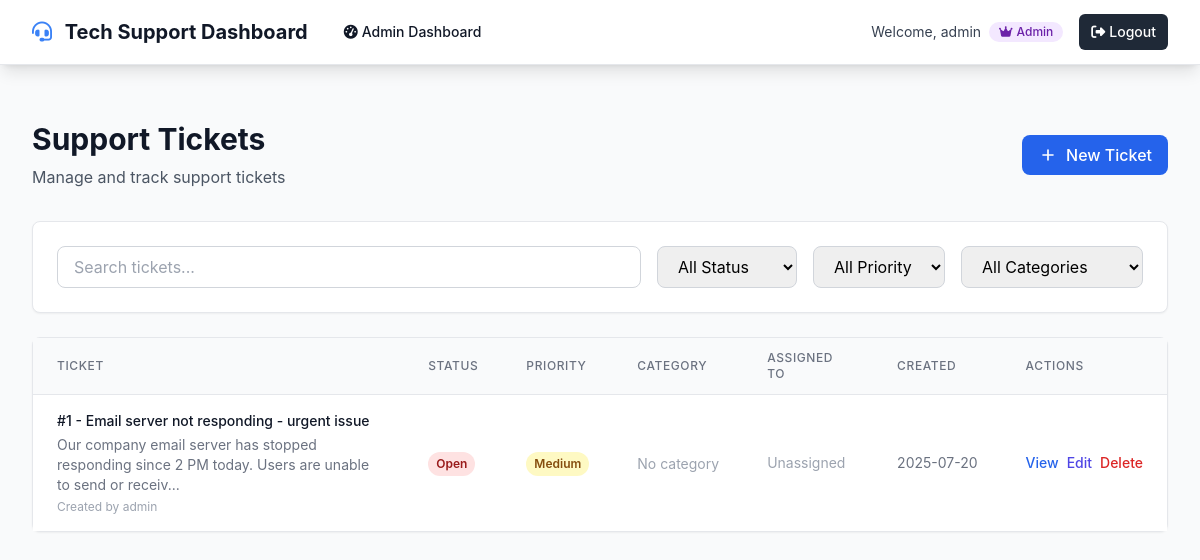
Screenshot of /tickets (signed in) with the database file from the repository.
### tables this page shows
CREATE TABLE users (
            id INTEGER PRIMARY KEY AUTOINCREMENT,
            username TEXT UNIQUE NOT NULL,
            email TEXT UNIQUE NOT NULL,
            password_hash TEXT NOT NULL,
            role TEXT NOT NULL DEFAULT 'agent',
            created_at TIMESTAMP DEFAULT CURRENT_TIMESTAMP
        );

CREATE TABLE tickets (
            id INTEGER PRIMARY KEY AUTOINCREMENT,
            title TEXT NOT NULL,
            description TEXT NOT NULL,
            status TEXT NOT NULL DEFAULT 'open',
            priority TEXT NOT NULL DEFAULT 'medium',
            category_id INTEGER,
            created_by INTEGER NOT NULL,
            assigned_to INTEGER,
            created_at TIMESTAMP DEFAULT CURRENT_TIMESTAMP,
            updated_at TIMESTAMP DEFAULT CURRENT_TIMESTAMP,
            resolved_at TIMESTAMP,
            FOREIGN KEY (category_id) REFERENCES categories (id),
            FOREIGN KEY (created_by) REFERENCES users (id),
            FOREIGN KEY (assigned_to) REFERENCES users (id)
        );

### tickets.py (the view)
@tickets_bp.route('/tickets')
@login_required
def ticket_list():
    try:
        if current_user.is_admin():
            tickets = Ticket.get_all(user_role='admin')
        else:
            tickets = Ticket.get_all(user_role='agent', user_id=current_user.id)
        categories = Category.get_all()
        return render_template('tickets/ticket_list.html', tickets=tickets, categories=categories)
    except Exception as e:
        flash(f'Error loading tickets: {str(e)}', 'error')
        return redirect(url_for('dashboard'))

### database.py (called while the page is built)
def get_db_connection():
    conn = sqlite3.connect('instance/database.db')
    conn.row_factory = sqlite3.Row
    return conn

### models.py (called while the page is built)
    @staticmethod
    def get(user_id):
        conn = get_db_connection()
        user_data = conn.execute(
            'SELECT * FROM users WHERE id = ?', (user_id,)
        ).fetchone()
        conn.close()
        if user_data:
            return User(
                id=user_data['id'],
                username=user_data['username'],
                email=user_data['email'],
                role=user_data['role']
            )
        return None

    def is_admin(self):
        return self.role == 'admin'

### ticket_models.py (called while the page is built, shortened)
    @staticmethod
    def get_all(user_role=None, user_id=None):
        conn = get_db_connection()
        if user_role == 'admin':
            query = '''
                SELECT t.*, c.name as category_name, c.color as category_color,
                       creator.username as created_by_username,
                       assignee.username as assigned_to_username
                FROM tickets t
                LEFT JOIN categories c ON t.category_id = c.id
                LEFT JOIN users creator ON t.created_by = creator.id
                LEFT JOIN users assignee ON t.assigned_to = assignee.id
                ORDER BY t.created_at DESC
            '''
            tickets = conn.execute(query).fetchall()
        conn.close()
        return tickets

    @staticmethod
    def get_all():
        conn = get_db_connection()
        categories = conn.execute('SELECT * FROM categories ORDER BY name').fetchall()
        conn.close()
        return categories

### templates/tickets/ticket_list.html (shortened to what this page needs)
{% extends "base.html" %}
{% block content %}
<div class="min-h-screen bg-gray-50 py-8">
    <div class="max-w-7xl mx-auto px-4 sm:px-6 lg:px-8">
        <div class="mb-8">
            <div class="flex justify-between items-center">
                <div>
                    <h1 class="text-3xl font-bold text-gray-900">Support Tickets</h1>
                    <p class="mt-2 text-gray-600">Manage and track support tickets</p>
                </div>
                <a href="{{ url_for('tickets.create_ticket') }}"
                   class="bg-blue-600 hover:bg-blue-700 text-white px-4 py-2 rounded-lg font-medium transition-colors duration-200 flex items-center">
                    <svg class="w-5 h-5 mr-2" fill="none" stroke="currentColor" viewBox="0 0 24 24">
                        <path stroke-linecap="round" stroke-linejoin="round" stroke-width="2" d="M12 6v6m0 0v6m0-6h6m-6 0H6"></path>
                    </svg>
                    New Ticket
                </a>
            </div>
        </div>
        <div class="bg-white rounded-lg shadow-sm border border-gray-200 p-6 mb-6">
            <div class="flex flex-wrap gap-4">
                <div class="flex-1 min-w-64">
                    <input type="text" id="searchInput" placeholder="Search tickets..."
                           class="w-full px-4 py-2 border border-gray-300 rounded-lg focus:ring-2 focus:ring-blue-500 focus:border-transparent">
                </div>
                <select id="statusFilter" class="px-4 py-2 border border-gray-300 rounded-lg focus:ring-2 focus:ring-blue-500 focus:border-transparent">
                    <option value="">All Status</option>
                </select>
                <select id="priorityFilter" class="px-4 py-2 border border-gray-300 rounded-lg focus:ring-2 focus:ring-blue-500 focus:border-transparent">
                    <option value="">All Priority</option>
                </select>
                <select id="categoryFilter" class="px-4 py-2 border border-gray-300 rounded-lg focus:ring-2 focus:ring-blue-500 focus:border-transparent">
                    <option value="">All Categories</option>
                </select>
            </div>
        </div>
        <div class="bg-white rounded-lg shadow-sm border border-gray-200">
            {% if tickets %}
            <div class="overflow-x-auto">
                <table class="min-w-full divide-y divide-gray-200">
                    <thead class="bg-gray-50">
                        <tr>
                            <th class="px-6 py-3 text-left text-xs font-medium text-gray-500 uppercase tracking-wider">Ticket</th>
                            <th class="px-6 py-3 text-left text-xs font-medium text-gray-500 uppercase tracking-wider">Status</th>
                            <th class="px-6 py-3 text-left text-xs font-medium text-gray-500 uppercase tracking-wider">Priority</th>
                            <th class="px-6 py-3 text-left text-xs font-medium text-gray-500 uppercase tracking-wider">Category</th>
                            <th class="px-6 py-3 text-left text-xs font-medium text-gray-500 uppercase tracking-wider">Assigned To</th>
                            <th class="px-6 py-3 text-left text-xs font-medium text-gray-500 uppercase tracking-wider">Created</th>
                            <th class="px-6 py-3 text-left text-xs font-medium text-gray-500 uppercase tracking-wider">Actions</th>
                        </tr>
                    </thead>
                    <tbody class="bg-white divide-y divide-gray-200" id="ticketsTableBody">
                        {% for ticket in tickets %}
                        <tr class="hover:bg-gray-50 ticket-row"
                            data-status="{{ ticket.status }}"
                            data-priority="{{ ticket.priority }}"
                            data-category="{{ ticket.category_name or '' }}"
                            data-title="{{ ticket.title.lower() }}"
                            data-description="{{ ticket.description.lower() }}">
                            <td class="px-6 py-4">
                                <div class="flex items-start">
                                    <div class="flex-1">
                                        <div class="text-sm font-medium text-gray-900">
                                            <a href="{{ url_for('tickets.ticket_detail', ticket_id=ticket.id) }}"
                                               class="hover:text-blue-600 transition-colors duration-200">
                                                #{{ ticket.id }} - {{ ticket.title }}
                                            </a>
                                        </div>
                                        <div class="text-sm text-gray-500 mt-1">
                                            {{ ticket.description[:100] }}{% if ticket.description|length > 100 %}...{% endif %}
                                        </div>
                                        <div class="text-xs text-gray-400 mt-1">
                                            Created by {{ ticket.created_by_username }}
                                        </div>
                                    </div>
                                </div>
                            </td>
                            <td class="px-6 py-4 whitespace-nowrap">
                                {% set status_colors = {
                                    'open': 'bg-red-100 text-red-800',
                                    'in_progress': 'bg-yellow-100 text-yellow-800',
                                    'resolved': 'bg-green-100 text-green-800',
                                    'closed': 'bg-gray-100 text-gray-800'
                                } %}
                                <span class="inline-flex px-2 py-1 text-xs font-semibold rounded-full {{ status_colors.get(ticket.status, 'bg-gray-100 text-gray-800') }}">
                                    {{ ticket.status.replace('_', ' ').title() }}
                                </span>
                            </td>
                            <td class="px-6 py-4 whitespace-nowrap">
                                {% set priority_colors = {
                                    'high': 'bg-red-100 text-red-800',
                                    'medium': 'bg-yellow-100 text-yellow-800',
                                    'low': 'bg-green-100 text-green-800'
                                } %}
                                <span class="inline-flex px-2 py-1 text-xs font-semibold rounded-full {{ priority_colors.get(ticket.priority, 'bg-gray-100 text-gray-800') }}">
                                    {{ ticket.priority.title() }}
                                </span>
                            </td>
                            <td class="px-6 py-4 whitespace-nowrap">
                                {% if ticket.category_name %}
                                <span class="inline-flex px-2 py-1 text-xs font-semibold rounded-full text-white"
                                      style="background-color: {{ ticket.category_color }}">
                                    {{ ticket.category_name }}
                                </span>
                                {% else %}
                                <span class="text-gray-400 text-sm">No category</span>
                                {% endif %}
                            </td>
                            <td class="px-6 py-4 whitespace-nowrap text-sm text-gray-900">
                                {% if ticket.assigned_to_username %}
                                    {{ ticket.assigned_to_username }}
                                {% else %}
                                    <span class="text-gray-400">Unassigned</span>
                                {% endif %}
                            </td>
                            <td class="px-6 py-4 whitespace-nowrap text-sm text-gray-500">
                                {{ ticket.created_at[:10] }}
                            </td>
                            <td class="px-6 py-4 whitespace-nowrap text-sm font-medium">
                                <div class="flex space-x-2">
                                    <a href="{{ url_for('tickets.ticket_detail', ticket_id=ticket.id) }}"
                                       class="text-blue-600 hover:text-blue-900 transition-colors duration-200">View</a>
                                    <a href="{{ url_for('tickets.edit_ticket', ticket_id=ticket.id) }}"
                                       class="text-indigo-600 hover:text-indigo-900 transition-colors duration-200">Edit</a>
                                    {% if current_user.is_admin() %}
                                    <button onclick="deleteTicket({{ ticket.id }})"
                                            class="text-red-600 hover:text-red-900 transition-colors duration-200">Delete</button>
                                    {% endif %}
                                </div>
                            </td>
                        </tr>
                        {% endfor %}
                    </tbody>
                </table>
            </div>
            {% endif %}
        </div>
    </div>
</div>
{% endblock %}

### templates/base.html (shortened to what this page needs)
<!DOCTYPE html>
<html lang="en">
<head>
    <script src="https://cdn.tailwindcss.com"></script>
    <link rel="stylesheet" href="{{ url_for('static', filename='css/style.css') }}">
    <link rel="stylesheet" href="https://cdnjs.cloudflare.com/ajax/libs/font-awesome/6.4.0/css/all.min.css">
</head>
<body class="bg-gray-50 min-h-screen">
    {% if current_user.is_authenticated %}
    <nav class="bg-white shadow-lg border-b border-gray-200">
        <div class="max-w-7xl mx-auto px-4 sm:px-6 lg:px-8">
            <div class="flex justify-between h-16">
                <div class="flex items-center">
                    <div class="flex-shrink-0">
                        <h1 class="text-xl font-bold text-gray-900">
                            <i class="fas fa-headset text-primary mr-2"></i>
                            Tech Support Dashboard
                        </h1>
                    </div>
                    <div class="hidden md:ml-6 md:flex md:space-x-8">
                        {% if current_user.is_admin() %}
                        <a href="{{ url_for('admin_dashboard') }}"
                           class="text-gray-900 hover:text-primary px-3 py-2 rounded-md text-sm font-medium">
                            <i class="fas fa-tachometer-alt mr-1"></i>Admin Dashboard
                        </a>
                        {% else %}
                        <a href="{{ url_for('agent_dashboard') }}"
                           class="text-gray-900 hover:text-primary px-3 py-2 rounded-md text-sm font-medium">
                            <i class="fas fa-ticket-alt mr-1"></i>My Dashboard
                        </a>
                        {% endif %}
                    </div>
                </div>
                <div class="flex items-center space-x-4">
                    <div class="flex items-center space-x-2">
                        <span class="text-sm text-gray-700">Welcome, {{ current_user.username }}</span>
                        <span class="inline-flex items-center px-2.5 py-0.5 rounded-full text-xs font-medium
                                   {% if current_user.is_admin() %}bg-purple-100 text-purple-800{% else %}bg-blue-100 text-blue-800{% endif %}">
                            {% if current_user.is_admin() %}
                                <i class="fas fa-crown mr-1"></i>Admin
                            {% else %}
                                <i class="fas fa-user mr-1"></i>Agent
                            {% endif %}
                        </span>
                    </div>
                    <a href="{{ url_for('auth.logout') }}"
                       class="bg-gray-800 hover:bg-gray-700 text-white px-3 py-2 rounded-md text-sm font-medium">
                        <i class="fas fa-sign-out-alt mr-1"></i>Logout
                    </a>
                </div>
            </div>
        </div>
    </nav>
    {% endif %}
    <main class="{% if current_user.is_authenticated %}py-6{% endif %}">
        {% block content %}{% endblock %}
    </main>
</body>
</html>

### static/css/style.css (style rules this page uses)
body { font-family: 'Inter', -apple-system, BlinkMacSystemFont, 'Segoe UI', Roboto, sans-serif; }

### rows the page displays
users: username "admin"
tickets: id "1", title "Email server not responding - urgent issue", description "Our company email server has stopped responding since 2 PM today. Users are unable to send or receiv", created_by_username "admin", status.replace "Open", priority "Medium", created_at "2025-07-20"
